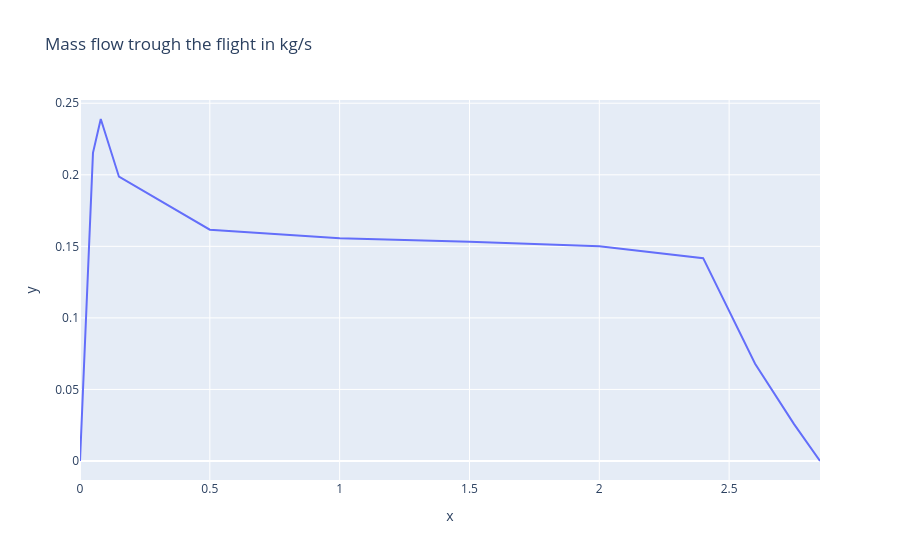
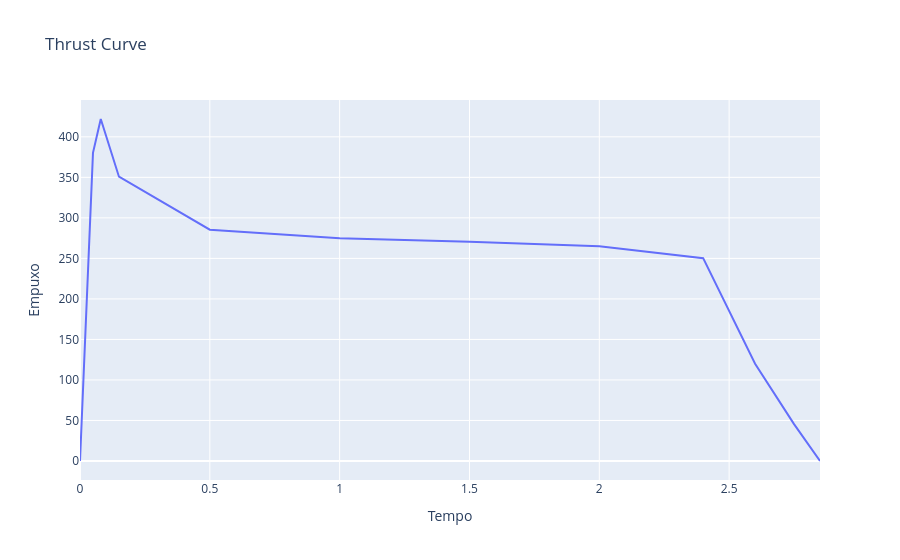

Write notebook code for charts like these, in order.
### Code cell
import numpy as np

while True:

    def thrust_calc (df_ID, ID):
        print ("Analysing column:", ID)
        Max_Thrust = df_ID[ID].max()
        Min_Thrust = df_ID[ID].min()
        

        print("Your max Thrust was:", Max_Thrust, "Newtons")
        print("Your min Thrust was:", Min_Thrust, "Newtons")
    #redefine a sua base de dados relativo a variavel thrust_telemetry
    thrust_telemetry = pd.read_csv("thrust_curve.csv")
    #dá definição ao ID 
    thrust_calc(thrust_telemetry, "Empuxo")

    g = 9.81
    ISP = float(input("What is your engine ISP in seconds? Write right here:"))
    ve = g * ISP
    
    mass_flow = thrust_telemetry["Empuxo"] /ve
    grafic2 = px.line(x = thrust_telemetry["Tempo"], y = mass_flow, title = "Mass flow trough the flight in kg/s")
    grafic2.show()
    grafic1.show()
    #a função trapezoid integra o gráfico segundo os eixos que você seleciona pelo thrust_telemetry dividindo o gráfico em n trapezios e integrando
    It = np.trapezoid(y = thrust_telemetry["Empuxo"], x = thrust_telemetry["Tempo"])
    print("Your Total Impulse is:", It, "N*s")
    rerun =  input("If you want to rerun your calculator with another Thrust test data press 'S', if don't press 'N'.")
    if rerun.upper() == "N":
        break

### Figure 1 — Plotly figure (JSON) as saved in the notebook; plotly's stock layout.template omitted (floating-point values rounded to 4 significant figures)
{"data": [{"hovertemplate": "x=%{x}<br>y=%{y}<extra></extra>", "legendgroup": "", "line": {"color": "#636efa", "dash": "solid"}, "marker": {"symbol": "circle"}, "mode": "lines", "name": "", "orientation": "v", "showlegend": false, "type": "scatter", "x": [0.0, 0.02, 0.05, 0.08, 0.15, 0.5, 1.0, 1.5, 2.0, 2.4, 2.6, 2.75, 2.85], "xaxis": "x", "y": [0.0, 0.08523, 0.2153, 0.239, 0.1987, 0.1616, 0.1557, 0.1532, 0.1501, 0.1417, 0.06796, 0.02577, 0.0], "yaxis": "y"}], "layout": {"legend": {"tracegroupgap": 0}, "title": {"text": "Mass flow trough the flight in kg/s"}, "xaxis": {"anchor": "y", "domain": [0, 1], "title": {"text": "x"}}, "yaxis": {"anchor": "x", "domain": [0, 1], "title": {"text": "y"}}}}

### Figure 2 — Plotly figure (JSON) as saved in the notebook; plotly's stock layout.template omitted (floating-point values rounded to 4 significant figures)
{"data": [{"hovertemplate": "Tempo=%{x}<br>Empuxo=%{y}<extra></extra>", "legendgroup": "", "line": {"color": "#636efa", "dash": "solid"}, "marker": {"symbol": "circle"}, "mode": "lines", "name": "", "orientation": "v", "showlegend": false, "type": "scatter", "x": [0.0, 0.02, 0.05, 0.08, 0.15, 0.5, 1.0, 1.5, 2.0, 2.4, 2.6, 2.75, 2.85], "xaxis": "x", "y": [0.0, 150.5, 380.2, 422.0, 350.8, 285.4, 275.0, 270.6, 265.1, 250.3, 120.0, 45.5, 0.0], "yaxis": "y"}], "layout": {"legend": {"tracegroupgap": 0}, "title": {"text": "Thrust Curve"}, "xaxis": {"anchor": "y", "domain": [0, 1], "title": {"text": "Tempo"}}, "yaxis": {"anchor": "x", "domain": [0, 1], "title": {"text": "Empuxo"}}}}
